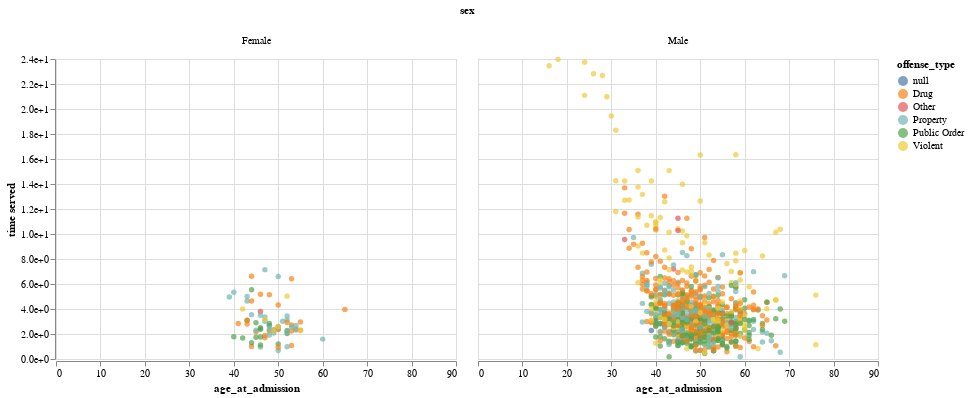

Notebook code cell kept with this figure:
### Markdown cell above
Next, we looked at the difference in months served for men and women. It seems that from this histogram above, men are much more likely to serve longer in prison.

### Code cell
Chart(df).mark_circle().encode(
    x=X("age_at_admission", scale=Scale(domain=(0, 90))),
    y=Y("time served", axis=Axis(format="e")),
    color = "offense_type",
    column="sex"
)

### Figure 1 — Vega-Lite specification as saved in the notebook (floating-point values rounded to 4 significant figures; data arrays with more than 128 entries replaced by an {"elided": "..."} marker saying what was removed)
{"config": {"view": {"continuousWidth": 400, "continuousHeight": 300}}, "data": {"name": "data-f4e70d4cb9f33ff8761cc482cff03fcf"}, "mark": "circle", "encoding": {"color": {"type": "nominal", "field": "offense_type"}, "column": {"type": "nominal", "field": "sex"}, "x": {"type": "quantitative", "field": "age_at_admission", "scale": {"domain": [0, 90]}}, "y": {"type": "quantitative", "axis": {"format": "e"}, "field": "time served"}}, "$schema": "https://vega.github.io/schema/vega-lite/v4.0.2.json", "datasets": {"data-f4e70d4cb9f33ff8761cc482cff03fcf": {"elided": "1000 records"}}}
